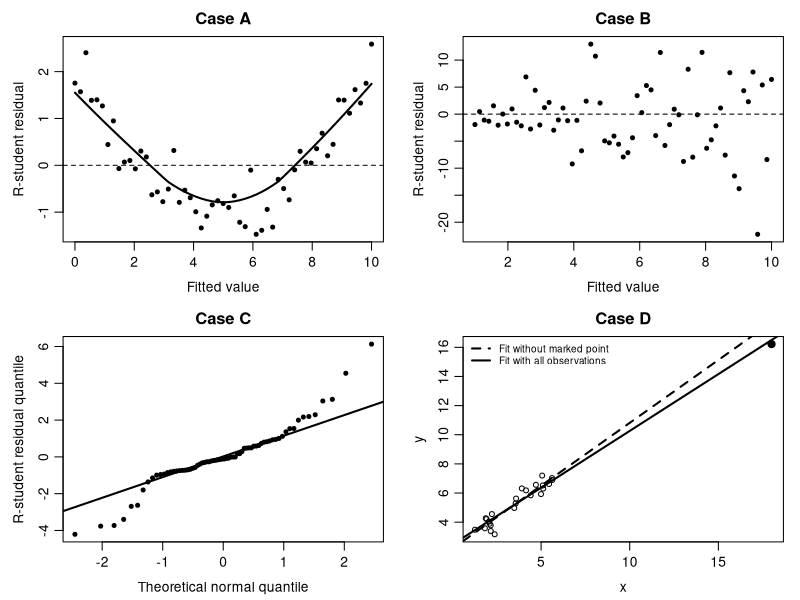

This figure's R source:
## ---- chunk 1
#| echo: false
#| warning: false
#| message: false
#| fig-width: 7
#| fig-height: 5
#| fig-cap: "Illustrative diagnostic plots for Cases A--D."
set.seed(4780)

op <- par(mfrow = c(2, 2), mar = c(3.5, 3.8, 2.2, 1.0), mgp = c(2.2, 0.7, 0))

# Case A: curvature / nonlinearity
fit_A <- seq(0, 10, length.out = 55)
rstud_A <- 0.13 * (fit_A - 5)^2 - 1.1 + rnorm(length(fit_A), 0, 0.38)
plot(fit_A, rstud_A,
     pch = 19, cex = 0.65,
     xlab = "Fitted value", ylab = "R-student residual",
     main = "Case A")
abline(h = 0, lty = 2)
lines(lowess(fit_A, rstud_A, f = 2/3), lwd = 2)

# Case B: increasing variance / funnel shape
fit_B <- seq(1, 10, length.out = 65)
rstud_B <- rnorm(length(fit_B), 0, 0.14 + 1.12 * fit_B)
plot(fit_B, rstud_B,
     pch = 19, cex = 0.65,
     xlab = "Fitted value", ylab = "R-student residual",
     main = "Case B")
abline(h = 0, lty = 2)

# Case C: heavy tails in a normal Q-Q plot
n_C <- 70
rstud_C <- sort(rt(n_C, df = 2))
theo_C <- qnorm(ppoints(n_C))
plot(theo_C, rstud_C,
     pch = 19, cex = 0.65,
     xlab = "Theoretical normal quantile",
     ylab = "R-student residual quantile",
     main = "Case C")
qqline(rstud_C, lwd = 2)

# Case D: a genuinely influential high-leverage point
# The ordinary observations follow one trend; the far-right point pulls the
# fitted line noticeably toward itself.
x_D <- c(1.2691, 1.8295, 1.8795, 1.9219, 2.0688, 2.1018,
         2.1578, 2.1595, 2.2248, 2.3829, 3.4889, 3.5649,
         3.5908, 3.9136, 4.1497, 4.4118, 4.7073, 4.9956,
         5.0605, 5.0988, 5.1212, 5.4495, 5.6167, 5.6370)
y_D <- c(3.4818, 3.5809, 4.2684, 4.2130, 4.0386, 3.8939,
         3.7792, 3.3900, 4.5541, 3.1672, 4.9735, 5.2823,
         5.6187, 6.3150, 6.1817, 5.8394, 6.5643, 5.9283,
         7.1979, 6.5185, 6.3059, 6.6169, 7.0274, 6.8966)

x_out <- 18
y_out <- 16.2206
x_all <- c(x_D, x_out)
y_all <- c(y_D, y_out)

fit_without <- lm(y_D ~ x_D)
fit_with <- lm(y_all ~ x_all)

plot(x_all, y_all,
     pch = 1, cex = 0.8,
     xlab = "x", ylab = "y",
     main = "Case D")
abline(fit_without, lty = 2, lwd = 2)
abline(fit_with, lwd = 2)
points(x_out, y_out, pch = 19, cex = 1.15)
text(x_out, y_out,
     labels = "  influential observation", pos = 4, cex = 0.76)
legend("topleft",
       legend = c("Fit without marked point", "Fit with all observations"),
       lty = c(2, 1), lwd = 2, bty = "n", cex = 0.72)

par(op)
